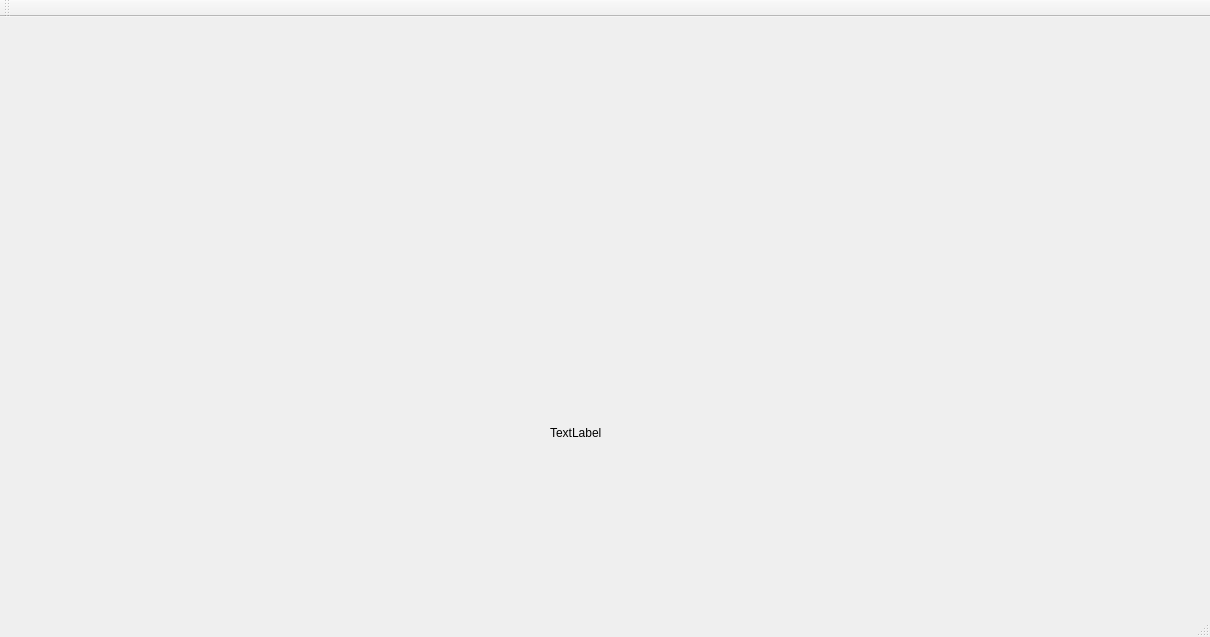
<?xml version="1.0" encoding="UTF-8"?>
<ui version="4.0">
 <class>MainWindow</class>
 <widget class="QMainWindow" name="MainWindow">
  <property name="geometry">
   <rect>
    <x>0</x>
    <y>0</y>
    <width>1210</width>
    <height>637</height>
   </rect>
  </property>
  <property name="windowTitle">
   <string>MainWindow</string>
  </property>
  <widget class="QWidget" name="centralWidget">
   <widget class="QCustomPlot" name="widget" native="true">
    <property name="geometry">
     <rect>
      <x>170</x>
      <y>60</y>
      <width>891</width>
      <height>231</height>
     </rect>
    </property>
   </widget>
   <widget class="QLabel" name="label">
    <property name="geometry">
     <rect>
      <x>550</x>
      <y>370</y>
      <width>531</width>
      <height>91</height>
     </rect>
    </property>
    <property name="text">
     <string>TextLabel</string>
    </property>
   </widget>
  </widget>
  <widget class="QMenuBar" name="menuBar">
   <property name="geometry">
    <rect>
     <x>0</x>
     <y>0</y>
     <width>1210</width>
     <height>22</height>
    </rect>
   </property>
  </widget>
  <widget class="QToolBar" name="mainToolBar">
   <attribute name="toolBarArea">
    <enum>TopToolBarArea</enum>
   </attribute>
   <attribute name="toolBarBreak">
    <bool>false</bool>
   </attribute>
  </widget>
  <widget class="QStatusBar" name="statusBar"/>
 </widget>
 <layoutdefault spacing="6" margin="11"/>
 <customwidgets>
  <customwidget>
   <class>QCustomPlot</class>
   <extends>QWidget</extends>
   <header>qcustomplot.h</header>
   <container>1</container>
  </customwidget>
 </customwidgets>
 <resources/>
 <connections/>
</ui>
